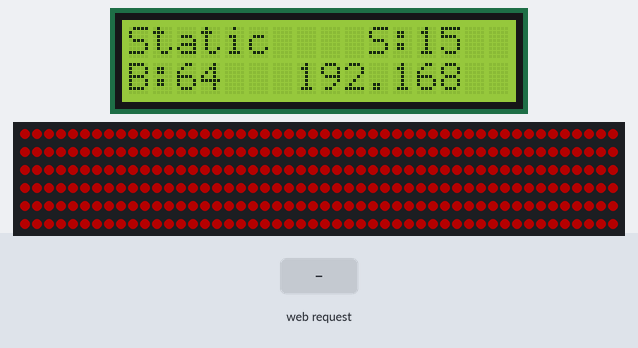
The sketch below on a simulated ESP8266 (NodeMCU). Shown: 16×2 character LCD, 300 RGB LEDs in strip order, left to right, continuing on the next row. The test bench sets the inputs (shaded band). Dim RGB values are drawn brighter than linear; WiFi joins after 1.5 s; servers stay silent unless stated; random numbers use the default seed unless the sketch sets one; what the sketch prints to the serial monitor is not drawn.

Above: at 6.3 s.
6.4 s: HTTP request GET /set?mode=120 received
At 7.13 s:
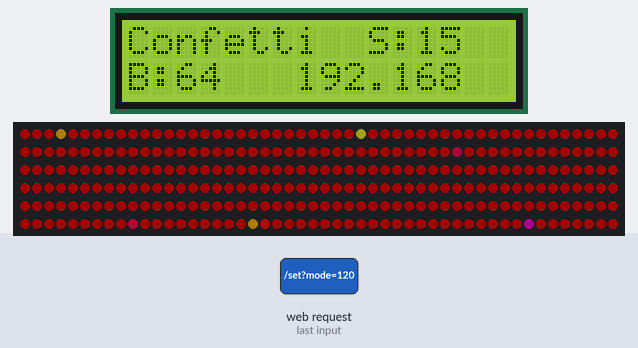
8.1 s: HTTP request GET /set?mode=1 received
At 9.17 s:
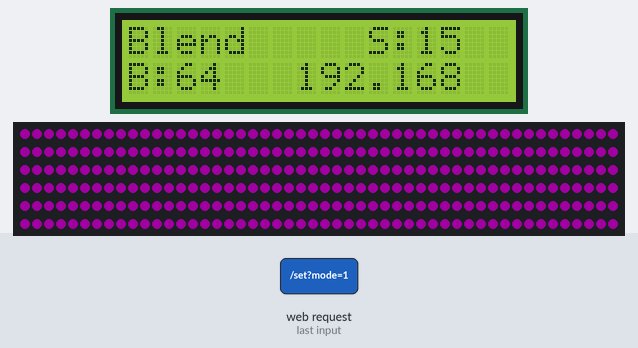
9.8 s: HTTP request GET /set?mode=120&c1=120&c2=120 received
At 9.93 s:
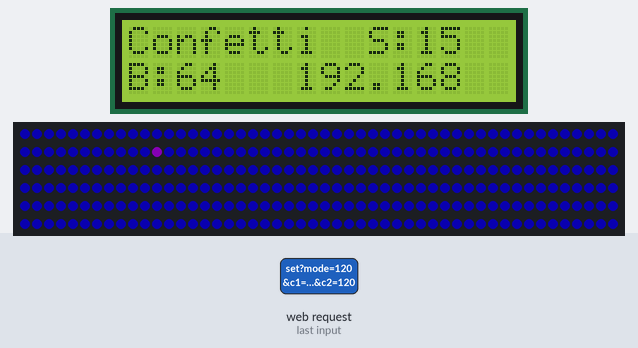
11.5 s: HTTP request GET /set?mode=0 received
At 12.7 s:
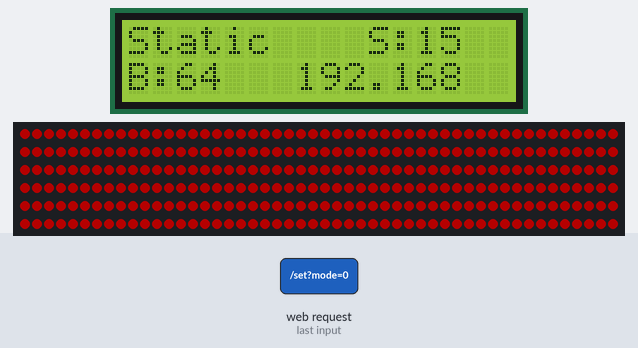
13.0 s: HTTP request GET /set?mode=120 received
At 17.11 s:
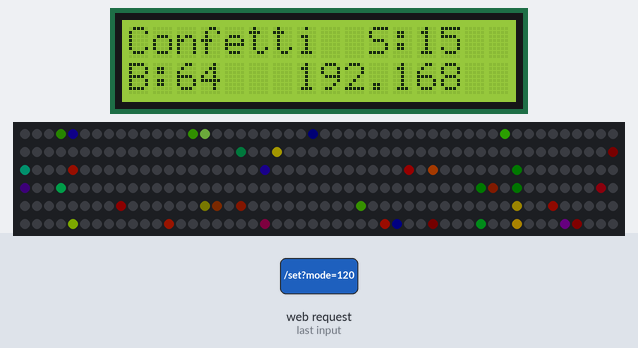
19.0 s: HTTP request GET /set?mode=1&c1=1&c2=1 received
At 19.12 s:
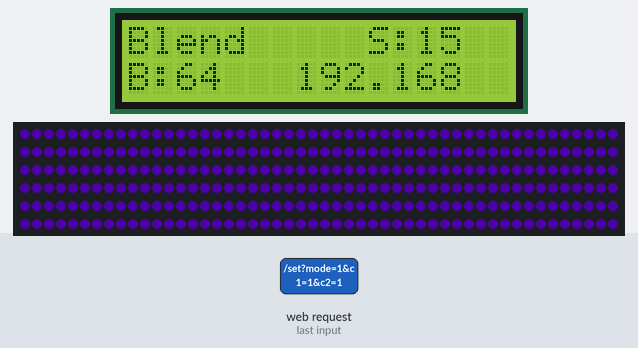

The sketch:

main.ino
```cpp
#include <ESP8266WiFi.h>
#include <ESP8266WebServer.h>
#include <FastLED.h>
#include <Wire.h>
#include <LiquidCrystal_I2C.h>

#define LED_PIN D4
#define NUM_LEDS 300
#define BRIGHTNESS 64          // Начальная яркость
#define LED_TYPE WS2812B
#define COLOR_ORDER GRB

CRGB leds[NUM_LEDS];

const char* ssid = "UpRA";
const char* password = "passw0rd";

ESP8266WebServer server(80);

// Глобальные переменные
uint8_t mode = 0;
CRGB color1 = CRGB::Red;
CRGB color2 = CRGB::Blue;
uint8_t speed = 15;
uint8_t waveLength = 50;
uint8_t brightness = BRIGHTNESS;

// LCD объект (адрес 0x27 — если не работает, смени на 0x3F)
LiquidCrystal_I2C lcd(0x27, 16, 2);

void setup() {
  Serial.begin(115200);
  Serial.println("🚀 Запуск LED контроллера...");

  // Инициализация LCD
  Wire.begin(D2, D1);  // SDA=D2(GPIO4), SCL=D1(GPIO5)
  lcd.init();
  lcd.backlight();
  lcd.setCursor(0, 0);
  lcd.print("🚀 LED Ctrl v3.1");
  lcd.setCursor(0, 1);
  lcd.print("Запуск...");
  delay(1500);

  FastLED.addLeds<LED_TYPE, LED_PIN, COLOR_ORDER>(leds, NUM_LEDS).setCorrection(TypicalLEDStrip);
  FastLED.setBrightness(brightness);
  FastLED.clear();
  FastLED.show();

  WiFi.begin(ssid, password);
  while (WiFi.status() != WL_CONNECTED) {
    delay(500);
    Serial.print(".");
  }

  Serial.println("");
  Serial.print("📶 IP адрес: ");
  Serial.println(WiFi.localIP());

  // Показать IP на экране
  lcd.clear();
  lcd.setCursor(0, 0);
  lcd.print("IP:");
  lcd.print(WiFi.localIP().toString());
  delay(2000);

  server.on("/", handleRoot);
  server.on("/set", handleSet);
  server.begin();

  Serial.println("🌐 Веб-сервер запущен!");

  // Финальное приветствие на LCD
  updateLcdDisplay();
}

void loop() {
  server.handleClient();

  static uint32_t lastUpdate = 0;
  static uint32_t lastLcdUpdate = 0;

  if (millis() - lastUpdate > (60 - speed) * 2) {
    updateLeds();
    FastLED.setBrightness(brightness);
    FastLED.show();
    lastUpdate = millis();
  }

  // Обновление LCD каждые 2 секунды
  if (millis() - lastLcdUpdate > 2000) {
    updateLcdDisplay();
    lastLcdUpdate = millis();
  }
}

void updateLcdDisplay() {
  lcd.clear();

  // Верхняя строка: режим + скорость
  lcd.setCursor(0, 0);
  const char* modes[] = {"Static", "Blend", "Wave", "Fire", "Rainbow", "Confetti"};
  lcd.print(modes[mode]);
  lcd.setCursor(10, 0);
  lcd.print("S:");
  lcd.print(speed);

  // Нижняя строка: яркость + краткий IP
  lcd.setCursor(0, 1);
  lcd.print("B:");
  lcd.print(brightness);
  lcd.setCursor(7, 1);
  IPAddress ip = WiFi.localIP();
  lcd.print(ip[0]); lcd.print(".");
  if (ip[1] < 100) lcd.print("0");  // Добавляем ведущий ноль
  lcd.print(ip[1]);
}

void updateLeds() {
  static uint16_t phase = 0;
  static uint8_t fadePos = 0;
  phase += (speed + 1);
  fadePos += (speed + 1);

  switch (mode) {
    case 0: { // 📦 Статичный цвет
      fill_solid(leds, NUM_LEDS, color1);
      break;
    }

    case 1: { // 🎭 Переливание (все диоды)
      if (fadePos >= 255) fadePos = 0;
      CRGB blended = blend(color1, color2, fadePos);
      fill_solid(leds, NUM_LEDS, blended);
      break;
    }

    case 2: { // 🌊 Волна
      for (int i = 0; i < NUM_LEDS; i++) {
        uint16_t pos = (phase + (i * 256 / waveLength)) % 256;
        leds[i] = blend(color1, color2, sin8(pos));
      }
      break;
    }

    case 3: { // 🔥 Огонь
      for (int i = 0; i < NUM_LEDS; i++) {
        leds[i] = CHSV(random8(20, 60), 255, random8(100, 255));
      }
      break;
    }

    case 4: { // 🌈 Радуга бегущая
      fill_rainbow(leds, NUM_LEDS, phase, 7);
      break;
    }

    case 5: { // ✨ Конфетти
      fadeToBlackBy(leds, NUM_LEDS, 20);
      int pos = random16(NUM_LEDS);
      leds[pos] += CHSV(phase + random8(), 255, 255);
      break;
    }
  }
}

void handleRoot() {
  String page = F("<!DOCTYPE html><html><head>");
  page += F("<meta charset='UTF-8'>");
  page += F("<meta name='viewport' content='width=device-width,initial-scale=1'>");
  page += F("<title>🌈 LED Контроллер v3.1</title>");
  page += F("<style>");
  page += F("body{font-family:'Segoe UI',Arial,sans-serif;background:linear-gradient(135deg,#667eea 0%,#764ba2 100%);color:black;padding:20px;margin:0;min-height:100vh;}");
  page += F(".card{background:rgba(150,150,150,0.1);backdrop-filter:blur(10px);border-radius:20px;padding:25px;margin:10px 0;box-shadow:0 8px 32px rgba(0,0,0,0.3);}");
  page += F("input,select{width:100%;margin:8px 0;padding:12px;border:none;border-radius:10px;background:rgba(150,150,150,0.2);color:black;font-size:16px;box-sizing:border-box;}");
  page += F("input[type=range]{height:8px;} button{background:linear-gradient(45deg,#ff6b6b,#feca57);color:black;padding:15px;font-size:18px;border:none;border-radius:12px;width:100%;font-weight:bold;cursor:pointer;transition:transform 0.2s;}");
  page += F("button:hover{transform:scale(1.02);} h1{text-align:center;font-size:28px;} h2{font-size:22px;margin:0 0 15px 0;} label{display:block;margin:10px 0;} output{font-size:18px;font-weight:bold;}");
  page += F("</style></head><body>");

  page += F("<div class='card'><h1>🎨 LED Контроллер v3.1</h1>");
  page += F("<p style='text-align:center;color:#ffd700;font-size:16px;'>📶 IP: ") + WiFi.localIP().toString() + F(" | LCD:ON</p></div>");

  page += F("<form action='/set' method='GET'>");

  // 🎯 Режимы
  page += F("<div class='card'><h2>🎯 Режим работы</h2>");
  page += F("<select name='mode'>");
  page += String(F("<option value='0'")) + (mode == 0 ? " selected" : "") + F(">📦 Статичный цвет</option>");
  page += String(F("<option value='1'")) + (mode == 1 ? " selected" : "") + F(">🎭 Переливание</option>");
  page += String(F("<option value='2'")) + (mode == 2 ? " selected" : "") + F(">🌊 Волна</option>");
  page += String(F("<option value='3'")) + (mode == 3 ? " selected" : "") + F(">🔥 Огонь</option>");
  page += String(F("<option value='4'")) + (mode == 4 ? " selected" : "") + F(">🌈 Радуга</option>");
  page += String(F("<option value='5'")) + (mode == 5 ? " selected" : "") + F(">✨ Конфетти</option>");
  page += F("</select></div>");

  // 🎨 Цвета
  char buf1[7]; sprintf(buf1, "%02X%02X%02X", color1.r, color1.g, color1.b);
  char buf2[7]; sprintf(buf2, "%02X%02X%02X", color2.r, color2.g, color2.b);

  page += F("<div class='card'><h2>🎨 Цвета</h2>");
  page += F("<label>Цвет 1: <input type='color' name='c1' value='#") + String(buf1) + F("'></label>");
  page += F("<label>Цвет 2: <input type='color' name='c2' value='#") + String(buf2) + F("'></label>");
  page += F("</div>");

  // ⚡ Скорость
  page += F("<div class='card'><h2>⚡ Скорость</h2>");
  page += F("<label>Скорость (1-50): ");
  page += F("<input type='range' name='speed' min='1' max='50' value='") + String(speed) +
          F("' oninput='speedOut.value=this.value'> <output id='speedOut'>") + String(speed) + F("</output></label>");
  page += F("</div>");

  // 🌊 Длина волны (только для волны)
  if (mode == 2) {
    page += F("<div class='card'><h2>🌊 Длина волны</h2>");
    page += F("<label>Длина (10-100): ");
    page += F("<input type='range' name='wave' min='10' max='100' value='") + String(waveLength) +
            F("' oninput='waveOut.value=this.value'> <output id='waveOut'>") + String(waveLength) + F("</output></label>");
    page += F("</div>");
  }

  // 💡 Яркость
  page += F("<div class='card'><h2>💡 Яркость</h2>");
  page += F("<label>Уровень (1-255): ");
  page += F("<input type='range' name='brightness' min='1' max='255' value='") + String(brightness) +
          F("' oninput='brightOut.value=this.value'> <output id='brightOut'>") + String(brightness) + F("</output></label>");
  page += F("</div>");

  // 🚀 Кнопка
  page += F("<button type='submit'>🚀 Применить настройки</button>");
  page += F("</form>");

  // ℹ️ Описание
  page += F("<div class='card' style='margin-top:20px;'>");
  page += F("<h2>ℹ️ Описание режимов</h2>");
  page += F("<p><strong>📦 Статичный:</strong> все диоды одного цвета</p>");
  page += F("<p><strong>🎭 Переливание:</strong> плавный переход между цветами</p>");
  page += F("<p><strong>🌊 Волна:</strong> бегущая волна цветов по ленте</p>");
  page += F("<p><strong>🔥 Огонь:</strong> реалистичное пламя</p>");
  page += F("<p><strong>🌈 Радуга:</strong> классический радужный эффект</p>");
  page += F("<p><strong>✨ Конфетти:</strong> случайные яркие пиксели</p>");
  page += F("</div></body></html>");

  server.send(200, "text/html; charset=UTF-8", page);
}

void handleSet() {
  if (server.hasArg("mode")) mode = constrain(server.arg("mode").toInt(), 0, 5);

  // Цвета
  if (server.hasArg("c1")) {
    String hex1 = server.arg("c1");
    if (hex1.startsWith("#")) hex1 = hex1.substring(1);
    if (hex1.length() == 6) {
      long num = strtol(hex1.c_str(), NULL, 16);
      color1 = CRGB((num >> 16) & 0xFF, (num >> 8) & 0xFF, num & 0xFF);
    }
  }

  if (server.hasArg("c2")) {
    String hex2 = server.arg("c2");
    if (hex2.startsWith("#")) hex2 = hex2.substring(1);
    if (hex2.length() == 6) {
      long num = strtol(hex2.c_str(), NULL, 16);
      color2 = CRGB((num >> 16) & 0xFF, (num >> 8) & 0xFF, num & 0xFF);
    }
  }

  if (server.hasArg("speed")) speed = constrain(server.arg("speed").toInt(), 1, 50);
  if (server.hasArg("wave")) waveLength = constrain(server.arg("wave").toInt(), 10, 100);

  // Яркость
  if (server.hasArg("brightness")) {
    brightness = constrain(server.arg("brightness").toInt(), 1, 255);
    FastLED.setBrightness(brightness);
  }

  // ✅ Обновить LCD сразу после изменений
  updateLcdDisplay();

  server.sendHeader("Location", "/");
  server.send(302);
}
```

Measured:
- after the input at 6.4 s, the display: first changes at once (image 1 shows a later state)
- after the input at 13.0 s, the display: first changes at once (image 5 shows a later state)
